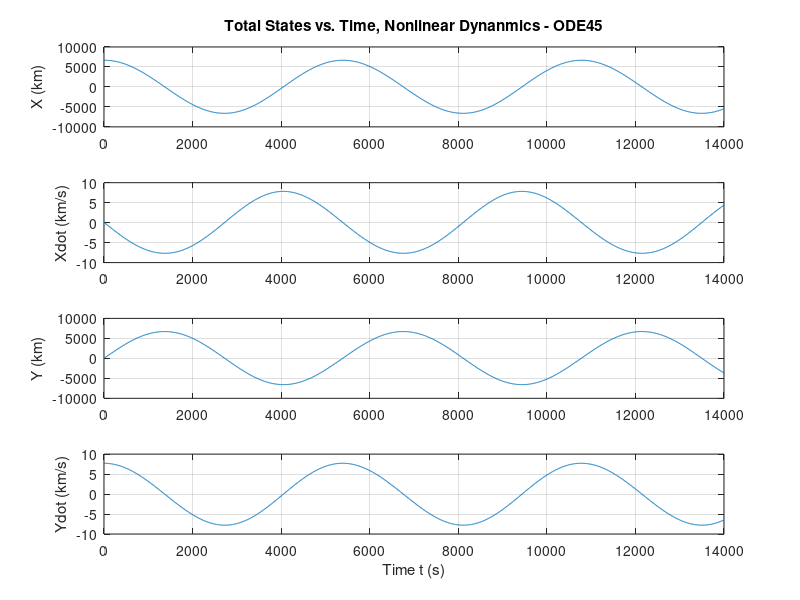

MATLAB code to generate this figure: (Note: this script raises an error after producing the figure.)
close all
clear
mu = 398600; % gr62)avitational constant
omegaE = 2*pi/86400;  % angular velocity of earth
rE = 6378; % radius of earth
dt = 10;
t = 0:dt:14000;
% initial conditions
x0 = 6678;
y0 = 0;
r0 = sqrt(x0^2+y0^2);
x0dot = 0;
y0dot = r0 * sqrt(mu/r0^3);
%period = 2 * pi * sqrt(r0^3/mu); % orbital period
omega = sqrt(mu/r0^3); % angular velocity of satellite
% Atilde is time varying so need to create paramaterized variable.... 
% -- pass in r and t (r0 for nominal)
% Atilde = [0 1 0 0; 
%     mu*(2*(cos(omega*t))^2-(sin(omega*t))^2)/r^3 0 3*mu*sin(omega*t)*cos(omega*t)/r^3 0;
%     0 0 0 1;
%     3*mu*sin(omega*t)*cos(omega*t)/r^3 0 mu*(2*(sin(omega*t)^2 -(cos(omega*t))^2))/r^3 0];
A0 = [0 1 0 0 ; 2*mu/r0^3 0 0 0 ; 0 0 0 1; 0 0 -mu/r0^3 0];
B = [0 0; 1 0; 0 0; 0 1]; 
G = dt * B; 

% Define nonlinear model as anonymous function
pert = [0, 0.075, 0, -0.021]'; % perturbation 
xdot = @(x, u) [x(2);
    -mu*x(1)/sqrt((x(1)^2+x(3)^2)^3) + u(1);
    x(4);
    -mu*x(3)/sqrt((x(1)^2+x(3)^2)^3) + u(2)];
% Define initial total state
X0 = [x0, x0dot, y0, y0dot]' +  pert; 
% 
% Define wrapper function for use in ODE45
xdotwrap = @(t, x) xdot(x, [0; 0]);
% Compute total state using ODE45
options = odeset('RelTol', 1e-12); % Set ODE45 options
[tout, xnl] = ode45(xdotwrap, t, X0, options);
xnl = xnl'; % Take transpose so that dimensions match with xnom

% Plot
figure;
subplot(4, 1, 1);
plot(t, xnl(1, :));
title('Total States vs. Time, Nonlinear Dynanmics - ODE45');
ylabel('X (km)');
grid on;
subplot(4, 1, 2);
plot(t, xnl(2, :));
ylabel('Xdot (km/s)');
grid on;
subplot(4, 1, 3);
plot(t, xnl(3, :));
ylabel('Y (km)');
grid on;
subplot(4, 1, 4);
plot(t, xnl(4, :));
ylabel('Ydot (km/s)');
xlabel('Time t (s)');
grid on;
% end of NL simulation

%% Approximate linearized simulation
% Define empty perturbation state and measurement vectors as well as zero control input
x = zeros(4, length(t));
dx = zeros(4, length(t));
u = zeros(2, length(t));

% Compute nominal trajectory as a function of true anomaly
trueAnom = omega * t;
nomX0 = [r0*cos(trueAnom); -r0*omega*sin(trueAnom); r0*sin(trueAnom); r0*omega*cos(trueAnom)];

% Initialize perturbation and total state
dx(:, 1) = [0, 0.075, 0, -0.021]';
x(:, 1) = nomX0(:,1) + dx(:,1);

% Initialize array of tracking data maps and specify which stations I want to use
stationNums = 1:12;
trackingData = {};
for i = 1:length(stationNums)
    trackingData = [trackingData; {containers.Map('KeyType', 'double','ValueType', 'any')}];
end

% Run simulation
for i = 2:length(t)
    % Compute perturbation states
    F = eye(4) + getAtilde(nomX0(:, i-1))*dt;
    dx(:, i) = F*dx(:, i-1) + G*u(:, i-1);

    % Compute total states
    x(:, i) = nomX0(:, i) + dx(:,i);

    % Compute measurement perturbations for each station
    for j = 1:length(stationNums)
        % Identify the current station's state vector
        stationID = stationNums(j);
        stationState = getStationState(t(i), stationID);

        % Compute satellite elevation angle and station angle using truth
        % (ODE45) data when satellite actually becomes visible
        satElevation = atan2(xnl(3, i)-stationState(3), xnl(1, i)-stationState(1));
        stationTheta = atan2(stationState(3), stationState(1));

        % Compute angle between satellite and tracking station
        angleDiff = satElevation - stationTheta;
        angleDiff = abs(mod((angleDiff + pi), 2*pi) - pi);

        % Check to see if satellite is visible to station
        if angleDiff <= pi/2
            % Compute nominal measurement
            nomMeas = getNLMeasurement(t(i), nomX0(:, i), stationID);

            % Compute a measurement for station j at time t(i)
            Htilde = getHtilde(nomX0(:, i), stationState);
            dy = Htilde*dx(:, i);
            
            % Query station map, add tracking data, and return to map array
            stationData = trackingData{find(stationNums==stationID)};
            % Data is measurement in first column and Htilde is
            % right-appended.
            stationData(t(i)) = [nomMeas+dy Htilde];
            trackingData{find(stationNums==stationID)} = stationData;
        end
    end
end

% Plot
plotLinearizedData(t,x,dx,xnl,trackingData);

%% LKF Implementation
% Tuning inputs
numTrials = 1;
givenData = load('orbitdeterm_finalproj_KFdata.mat');
Qkf = givenData.Qtrue;
pPlus0 = diag([.1 .001 .1 .001]);    % Selected such that the satellite doesn't crash into Earth

% Setup
stationNums = 1:12;
dt = 10;
t = 0:dt:14000;
r0 = 6678;
mu = 398600;
nomX0 = [r0; 0; 0; sqrt(mu/r0)];
gamma = [0 0; 1 0; 0 0; 0 1]; 
omegaTilde = dt * gamma; 

% Initialize outputs. Each row is a different trial
filteredPerturbations = {};
filteredTotalStates = {};
truthTotalStates = {};
simulatedMeasurements = {};
estimationErrs = {};
estimationErrsCov = {};
measInnovations = {};
measInnovationsCov = {};

for i = 1:numTrials
    disp(['Running LKF trial ' int2str(i) '...']);
    % Initialize priors
    dxPlus = zeros(4,1);
    pPlus = pPlus0;    % Selected such that the satellite generally stays outside the Earth
    Sv = chol(pPlus, 'lower');

    % Draw intial state with perturbation and conduct truth model sim
    X0 = nomX0 + Sv * randn(size(Sv, 1), 1);
    [nomX, ~] = simulateTruthModel(t, nomX0, zeros(2), zeros(3), stationNums);
    [truthX, measY] = simulateTruthModel(t, X0, givenData.Qtrue, givenData.Rtrue, stationNums);
    
    % Initialize this run's outputs
    trialPerturbations = {};
    trialTotalStates = {};
    trialEstimationErrs = {};
    trialEstimationErrsCov = {};
    trialMeasInnovations = {};
    trialMeasInnovationsCov = {};

    % Begin LKF filtering
    for j = 2:length(t)
        % Update step
        Ftilde = eye(4) + getAtilde(nomX(:, j-1))*dt;
        dxMinus = Ftilde*dxPlus;
        pMinus = Ftilde*pPlus*Ftilde' + omegaTilde*Qkf*omegaTilde';
        
        % Get stacked station measurements
        [y, stationIDs] = getStackedMeasAtTime(t(j), measY);
        yStar = [];
        HtildeStacked = [];
        RStacked = [];

        if ~isempty(y)
            % If there are measurements, then perform correction step by
            % stacking nominal measurements y* and getting corresponding
            % stacked Htilde and R matrices
            for k=1:length(stationIDs)
                yStar = [yStar; getNLMeasurement(t(j), nomX(:, j), stationIDs(k))];
                HtildeStacked = [HtildeStacked; getHtilde(nomX(:, j), getStationState(t(j), stationIDs(k)))];
                RSize = size(givenData.Rtrue, 1);   % R is square
                RStacked = [RStacked [zeros((k-1)*RSize, RSize); givenData.Rtrue; zeros((length(stationIDs)-k)*RSize, RSize)]];
            end
    
            % Compute Kalman gain
            K = pMinus * HtildeStacked' / (HtildeStacked*pMinus*HtildeStacked' + RStacked);
    
            % Update estimation error covariance and compute measurement
            % innovation as well as new perturbation state
            pPlus = (eye(size(K, 1))-K*HtildeStacked)*pMinus;
            dy = y-yStar;
            dxPlus = dxMinus + K * (y-yStar - HtildeStacked*dxMinus);

            % Compute measurement innovation covariance matrix
            S = HtildeStacked/pMinus*HtildeStacked' + RStacked;
        else
            % No measurements available, so carry forward pMinus and state
            pPlus = pMinus;
            dxPlus = dxMinus;

            % dy and S are null
            dy = [nan; nan; nan];
            S = [nan nan nan; nan nan nan; nan nan nan];
        end
        
        % Store outputs
        trialPerturbations = [trialPerturbations dxPlus];
        trialTotalStates = [trialTotalStates nomX(:, j)+dxPlus];
        trialEstimationErrs = [trialEstimationErrs truthX(:, j)-trialTotalStates{:, end}];
        trialEstimationErrsCov = [trialEstimationErrsCov pPlus];
        trialMeasInnovations = [trialMeasInnovations dy];
        trialMeasInnovationsCov = [trialMeasInnovationsCov S];
    end

    % Store trial output
    filteredPerturbations = [filteredPerturbations; trialPerturbations];
    filteredTotalStates = [filteredTotalStates; trialTotalStates];
    truthTotalStates = [truthTotalStates; truthX];
    simulatedMeasurements = [simulatedMeasurements; measY'];
    estimationErrs = [estimationErrs; trialEstimationErrs];
    estimationErrsCov = [estimationErrsCov; trialEstimationErrsCov];
    measInnovations = [measInnovations; trialMeasInnovations];
    measInnovationsCov = [measInnovationsCov; trialMeasInnovationsCov];
end

% Plot typical simulation from first sim run
plotLKFData(t, truthTotalStates{1, :}, [estimationErrs{1, :}], [estimationErrsCov{1,:}], simulatedMeasurements(1, :));
